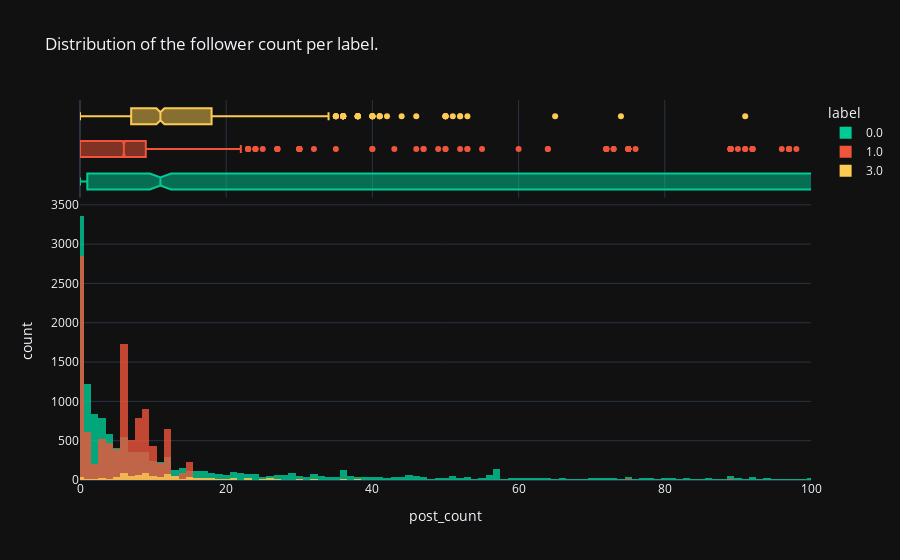

Write notebook code for a chart like this one.
### Code cell
# df_main['post_count']
fig = px.histogram(df_main.query('post_count < 5000'), 
                   x="post_count", 
                   nbins=5000,
                   color="label",
                   opacity=.8,
                   marginal="box", # or violin, rug
                   title='Distribution of the follower count per label.',
                   **plotly_kwargs
                   )


fig = fig.update_layout(barmode='overlay', xaxis_range=(0, 100))

fig

### Figure 1 — Plotly figure (JSON) as saved in the notebook; plotly's stock layout.template omitted (floating-point values rounded to 4 significant figures; data arrays with more than 128 entries replaced by an {"elided": "..."} marker saying what was removed)
{"data": [{"alignmentgroup": "True", "bingroup": "x", "hovertemplate": "label=0.0<br>post_count=%{x}<br>count=%{y}<extra></extra>", "legendgroup": "0.0", "marker": {"color": "#00CC96", "opacity": 0.8, "pattern": {"shape": ""}}, "name": "0.0", "nbinsx": 5000, "offsetgroup": "0.0", "orientation": "v", "showlegend": true, "type": "histogram", "x": {"elided": "18113 int values"}, "xaxis": "x", "yaxis": "y"}, {"alignmentgroup": "True", "hovertemplate": "label=0.0<br>post_count=%{x}<extra></extra>", "legendgroup": "0.0", "marker": {"color": "#00CC96"}, "name": "0.0", "notched": true, "offsetgroup": "0.0", "showlegend": false, "type": "box", "x": {"elided": "18113 int values"}, "xaxis": "x2", "yaxis": "y2"}, {"alignmentgroup": "True", "bingroup": "x", "hovertemplate": "label=1.0<br>post_count=%{x}<br>count=%{y}<extra></extra>", "legendgroup": "1.0", "marker": {"color": "#EF553B", "opacity": 0.8, "pattern": {"shape": ""}}, "name": "1.0", "nbinsx": 5000, "offsetgroup": "1.0", "orientation": "v", "showlegend": true, "type": "histogram", "x": {"elided": "10931 int values"}, "xaxis": "x", "yaxis": "y"}, {"alignmentgroup": "True", "hovertemplate": "label=1.0<br>post_count=%{x}<extra></extra>", "legendgroup": "1.0", "marker": {"color": "#EF553B"}, "name": "1.0", "notched": true, "offsetgroup": "1.0", "showlegend": false, "type": "box", "x": {"elided": "10931 int values"}, "xaxis": "x2", "yaxis": "y2"}, {"alignmentgroup": "True", "bingroup": "x", "hovertemplate": "label=3.0<br>post_count=%{x}<br>count=%{y}<extra></extra>", "legendgroup": "3.0", "marker": {"color": "#FECB52", "opacity": 0.8, "pattern": {"shape": ""}}, "name": "3.0", "nbinsx": 5000, "offsetgroup": "3.0", "orientation": "v", "showlegend": true, "type": "histogram", "x": {"elided": "980 int values"}, "xaxis": "x", "yaxis": "y"}, {"alignmentgroup": "True", "hovertemplate": "label=3.0<br>post_count=%{x}<extra></extra>", "legendgroup": "3.0", "marker": {"color": "#FECB52"}, "name": "3.0", "notched": true, "offsetgroup": "3.0", "showlegend": false, "type": "box", "x": {"elided": "980 int values"}, "xaxis": "x2", "yaxis": "y2"}], "layout": {"barmode": "overlay", "legend": {"title": {"text": "label"}, "tracegroupgap": 0}, "title": {"text": "Distribution of the follower count per label."}, "xaxis": {"anchor": "y", "domain": [0, 1], "range": [0, 100], "title": {"text": "post_count"}}, "xaxis2": {"anchor": "y2", "domain": [0, 1], "matches": "x", "showgrid": true, "showticklabels": false}, "yaxis": {"anchor": "x", "domain": [0, 0.7326], "title": {"text": "count"}}, "yaxis2": {"anchor": "x2", "domain": [0.7426, 1], "matches": "y2", "showgrid": false, "showline": false, "showticklabels": false, "ticks": ""}}}
